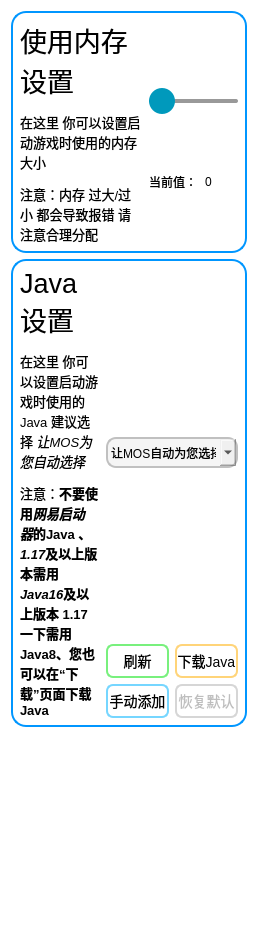
              <widget class="QWidget" name="scrollAreaWidgetContents_3">
               <property name="geometry">
                <rect>
                 <x>0</x>
                 <y>0</y>
                 <width>258</width>
                 <height>932</height>
                </rect>
               </property>
               <property name="styleSheet">
                <string notr="true">background-color: rgba(255, 255, 255, 0);</string>
               </property>
               <layout class="QVBoxLayout" name="verticalLayout_11">
                <item>
                 <widget class="QWidget" name="widget_27" native="true">
                  <property name="styleSheet">
                   <string notr="true">QWidget{background-color: rgba(255, 255, 255, 0);border-radius:15px;border: 2px solid rgb(0, 150, 255);}
/*禁用*/
QPushButton:disabled{border-radius: 7px;border:2px solid rgb(214, 214, 214);}
QLabel{border-style:none;}
QSlider{border-style:none;}
QSpinBox{border-style:none;}

QSlider:horizontal {
    height: 26px;
    width: 188px;
    background-color: transparent;
}

QSlider::groove:horizontal {
    border: none;
    height: 4px;
}

QSlider::handle:horizontal {
    width: 26px;
    height: 26px;
    border-radius: 13px;
    margin-top: -11px;
    margin-bottom: -11px;
    background-color: rgb(0, 153, 188);
}

QSlider::handle:horizontal:hover {
    background-color: rgb(72, 210, 242);
}

QSlider::handle:horizontal:pressed {
    background-color: rgb(0, 107, 131);
}


QSlider::sub-page:horizontal {
    /*已划过部分的颜色*/
    background: rgb(0, 153, 187);
    height: 4px;
    border-radius: 2px;
}

QSlider::add-page:horizontal {
    background-color: rgb(153, 153, 153);
    height: 4px;
    border-radius: 2px;
}</string>
                  </property>
                  <layout class="QGridLayout" name="gridLayout_59">
                   <item row="0" column="0" rowspan="4">
                    <widget class="QLabel" name="label_50">
                     <property name="styleSheet">
                      <string notr="true">font-size: 13px;</string>
                     </property>
                     <property name="text">
                      <string>&lt;html&gt;&lt;head/&gt;&lt;body&gt;&lt;p&gt;&lt;span style=&quot; font-size:20pt;&quot;&gt;使用内存设置&lt;/span&gt;&lt;/p&gt;&lt;p&gt;在这里 你可以设置启动游戏时使用的内存大小&lt;/p&gt;&lt;p&gt;注意：内存 过大/过小 都会导致报错 请注意合理分配&lt;/p&gt;&lt;/body&gt;&lt;/html&gt;</string>
                     </property>
                     <property name="scaledContents">
                      <bool>false</bool>
                     </property>
                     <property name="alignment">
                      <set>Qt::AlignLeading|Qt::AlignLeft|Qt::AlignTop</set>
                     </property>
                     <property name="wordWrap">
                      <bool>true</bool>
                     </property>
                     <property name="textInteractionFlags">
                      <set>Qt::LinksAccessibleByMouse</set>
                     </property>
                    </widget>
                   </item>
                   <item row="2" column="1" rowspan="2">
                    <widget class="QLabel" name="label_51">
                     <property name="sizePolicy">
                      <sizepolicy hsizetype="Preferred" vsizetype="Fixed">
                       <horstretch>0</horstretch>
                       <verstretch>0</verstretch>
                      </sizepolicy>
                     </property>
                     <property name="text">
                      <string>当前值：</string>
                     </property>
                     <property name="alignment">
                      <set>Qt::AlignRight|Qt::AlignTrailing|Qt::AlignVCenter</set>
                     </property>
                    </widget>
                   </item>
                   <item row="1" column="1" colspan="2">
                    <widget class="QSlider" name="horizontalSlider">
                     <property name="orientation">
                      <enum>Qt::Horizontal</enum>
                     </property>
                    </widget>
                   </item>
                   <item row="2" column="2" rowspan="2">
                    <widget class="QSpinBox" name="spinBox">
                     <property name="wrapping">
                      <bool>false</bool>
                     </property>
                     <property name="frame">
                      <bool>true</bool>
                     </property>
                     <property name="readOnly">
                      <bool>false</bool>
                     </property>
                     <property name="buttonSymbols">
                      <enum>QAbstractSpinBox::UpDownArrows</enum>
                     </property>
                     <property name="accelerated">
                      <bool>false</bool>
                     </property>
                     <property name="singleStep">
                      <number>1</number>
                     </property>
                     <property name="stepType">
                      <enum>QAbstractSpinBox::DefaultStepType</enum>
                     </property>
                     <property name="value">
                      <number>0</number>
                     </property>
                    </widget>
                   </item>
                  </layout>
                 </widget>
                </item>
                <item>
                 <widget class="QWidget" name="widget_15" native="true">
                  <property name="styleSheet">
                   <string notr="true">QWidget{background-color: rgba(255, 255, 255, 0);border-radius:15px;border: 2px solid rgb(0, 150, 255);}
/*禁用*/
QPushButton:disabled{border-radius: 7px;border:2px solid rgb(214, 214, 214);}
QLabel{border-style:none;}
#label_6{text-decoration: underline;}
QComboBox {
	border: 2px solid rgb(192, 192, 192); /* border: 宽度 线类型 颜色 */
	height:27px;
	background-color: rgba(235, 235, 235, 128);
	border-radius:10px;
}

/*下拉框的样式*/
QComboBox QAbstractItemView 
{
    outline: 0px solid gray;  /*取消选中虚线*/
    border: 1px solid rgb(31, 156, 255);
    color: rgb(66, 66, 66);
    background-color: rgb(255, 255, 255);
    selection-background-color: rgb(0, 150, 255);
	border-radius:5px;
	height:150px;
}
 /*选中每一项高度*/
QComboBox QAbstractItemView::item
{ 
	height: 25px;
	border-radius:5px;
 }
/*选中每一项的字体颜色和背景颜色*/
QComboBox QAbstractItemView::item:selected 
{
    color: rgb(31,163,246);
	background-color: rgb(0, 150, 255);
	border-radius:5px;
}
/*QComboBox::down-arrow
是 右面那个 
*/



/* QComboBox中的垂直滚动条 */
QComboBox QAbstractScrollArea QScrollBar:vertical {
	width: 10px;
	height: 8px;
	background-color: #d0d2d4;   /* 空白区域的背景色*/
	border-style:none;
}

QComboBox QAbstractScrollArea QScrollBar::handle:vertical {
    border-radius: 5px;   /* 圆角 */
    background: rgb(160,160,160);   /* 小方块的背景色深灰lightblue */
}

QComboBox QAbstractScrollArea QScrollBar::handle:vertical:hover {
    background: rgb(255, 255, 255);   /* 越过小方块的背景色*/
}

QPushButton{height:30px;background-color: rgba(255, 255, 255,0);border-radius:7px;border:2px solid rgb(255, 59, 0);}
QPushButton::hover{color: rgb(255, 255, 255);background-color: rgb(255, 59, 0);}
QPushButton::pressed{background-color: rgba(255, 0, 0, 100);}

#pushButton_22{height:30px;background-color: rgba(255, 255, 255,0);border-radius:7px;border:2px solid rgb(120, 240, 125);}
#pushButton_22::hover{color: rgb(255, 255, 255);background-color:  rgb(120, 240, 125);}
#pushButton_22::pressed{background-color: rgb(178, 255, 182);color: rgb(255, 255, 255);}

#pushButton_23{height:30px;background-color: rgba(255, 255, 255,0);border-radius:7px;border:2px solid rgb(255, 212, 121);}
#pushButton_23::hover{color: rgb(255, 255, 255);background-color: rgb(255, 212, 121);}
#pushButton_23::pressed{background-color: rgb(255, 198, 76);border:2px solid rgb(255, 198, 76);}

#pushButton_34{height:30px;background-color: rgba(255, 255, 255,0);border-radius:7px;border:2px solid rgb(118, 214, 255);}
#pushButton_34::hover{background-color: rgb(118, 214, 255);color: rgb(255, 255, 255)}
#pushButton_34::pressed{background-color: rgb(76, 201, 255);border:2px solid rgb(76, 201, 255);}</string>
                  </property>
                  <layout class="QGridLayout" name="gridLayout_31">
                   <item row="3" column="3">
                    <widget class="QPushButton" name="pushButton_21">
                     <property name="enabled">
                      <bool>false</bool>
                     </property>
                     <property name="sizePolicy">
                      <sizepolicy hsizetype="Minimum" vsizetype="Fixed">
                       <horstretch>0</horstretch>
                       <verstretch>0</verstretch>
                      </sizepolicy>
                     </property>
                     <property name="minimumSize">
                      <size>
                       <width>0</width>
                       <height>0</height>
                      </size>
                     </property>
                     <property name="sizeIncrement">
                      <size>
                       <width>0</width>
                       <height>0</height>
                      </size>
                     </property>
                     <property name="baseSize">
                      <size>
                       <width>0</width>
                       <height>0</height>
                      </size>
                     </property>
                     <property name="styleSheet">
                      <string notr="true">font-size: 14px;</string>
                     </property>
                     <property name="text">
                      <string>恢复默认</string>
                     </property>
                     <property name="iconSize">
                      <size>
                       <width>16</width>
                       <height>16</height>
                      </size>
                     </property>
                    </widget>
                   </item>
                   <item row="0" column="0" rowspan="4">
                    <widget class="QLabel" name="label_14">
                     <property name="styleSheet">
                      <string notr="true">font-size: 13px;</string>
                     </property>
                     <property name="text">
                      <string>&lt;html&gt;&lt;head/&gt;&lt;body&gt;&lt;p&gt;&lt;span style=&quot; font-size:20pt;&quot;&gt;Java设置&lt;/span&gt;&lt;/p&gt;&lt;p&gt;在这里 你可以设置启动游戏时使用的Java 建议选择 &lt;span style=&quot; font-style:italic;&quot;&gt;让MOS为您自动选择&lt;/span&gt;&lt;/p&gt;&lt;p&gt;注意：&lt;span style=&quot; font-weight:600;&quot;&gt;不要使用&lt;/span&gt;&lt;span style=&quot; font-weight:600; font-style:italic;&quot;&gt;网易启动器&lt;/span&gt;&lt;span style=&quot; font-weight:600;&quot;&gt;的Java 、&lt;/span&gt;&lt;span style=&quot; font-weight:600; font-style:italic;&quot;&gt;1.17&lt;/span&gt;&lt;span style=&quot; font-weight:600;&quot;&gt;及以上版本需用&lt;/span&gt;&lt;span style=&quot; font-weight:600; font-style:italic;&quot;&gt;Java16&lt;/span&gt;&lt;span style=&quot; font-weight:600;&quot;&gt;及以上版本 1.17一下需用Java8、您也可以在“下载”页面下载Java&lt;/span&gt;&lt;/p&gt;&lt;/body&gt;&lt;/html&gt;</string>
                     </property>
                     <property name="scaledContents">
                      <bool>false</bool>
                     </property>
                     <property name="alignment">
                      <set>Qt::AlignLeading|Qt::AlignLeft|Qt::AlignTop</set>
                     </property>
                     <property name="wordWrap">
                      <bool>true</bool>
                     </property>
                     <property name="textInteractionFlags">
                      <set>Qt::LinksAccessibleByMouse</set>
                     </property>
                    </widget>
                   </item>
                   <item row="2" column="3">
                    <widget class="QPushButton" name="pushButton_23">
                     <property name="styleSheet">
                      <string notr="true">font-size: 14px;</string>
                     </property>
                     <property name="text">
                      <string>下载Java</string>
                     </property>
                    </widget>
                   </item>
                   <item row="2" column="2">
                    <widget class="QPushButton" name="pushButton_22">
                     <property name="font">
                      <font>
                       <pointsize>-1</pointsize>
                       <stylestrategy>PreferDefault</stylestrategy>
                      </font>
                     </property>
                     <property name="styleSheet">
                      <string notr="true">font-size: 14px;</string>
                     </property>
                     <property name="text">
                      <string>刷新</string>
                     </property>
                    </widget>
                   </item>
                   <item row="3" column="2">
                    <widget class="QPushButton" name="pushButton_34">
                     <property name="styleSheet">
                      <string notr="true">font-size: 14px;</string>
                     </property>
                     <property name="text">
                      <string>手动添加</string>
                     </property>
                    </widget>
                   </item>
                   <item row="0" column="2" rowspan="2" colspan="2">
                    <widget class="QComboBox" name="comboBox_7">
                     <item>
                      <property name="text">
                       <string>让MOS自动为您选择</string>
                      </property>
                     </item>
                    </widget>
                   </item>
                  </layout>
                 </widget>
                </item>
                <item>
                 <spacer name="verticalSpacer_9">
                  <property name="orientation">
                   <enum>Qt::Vertical</enum>
                  </property>
                  <property name="sizeHint" stdset="0">
                   <size>
                    <width>20</width>
                    <height>149</height>
                   </size>
                  </property>
                 </spacer>
                </item>
               </layout>
              </widget>
